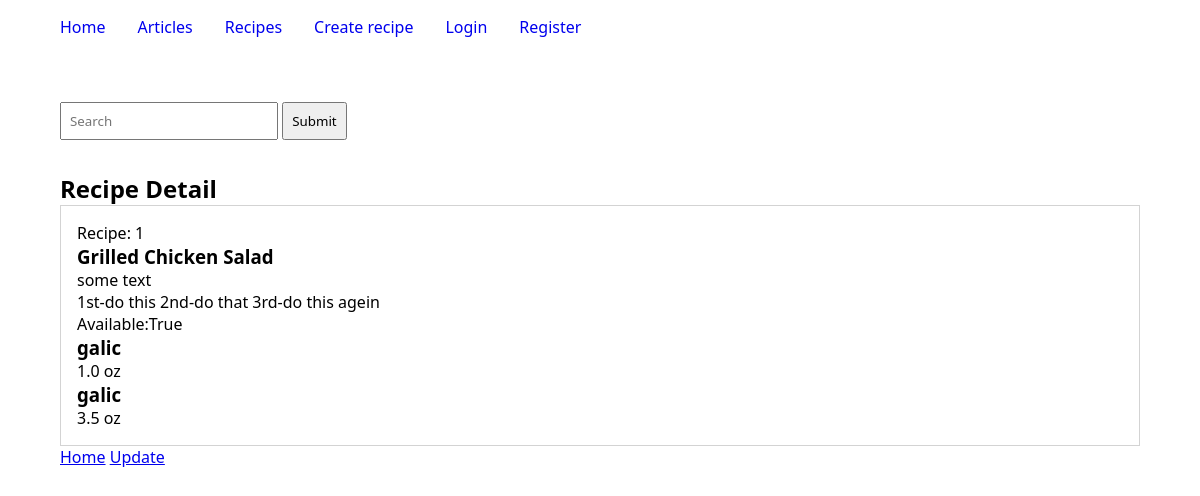
Before: /my/recipe/1/detail with the older database file.
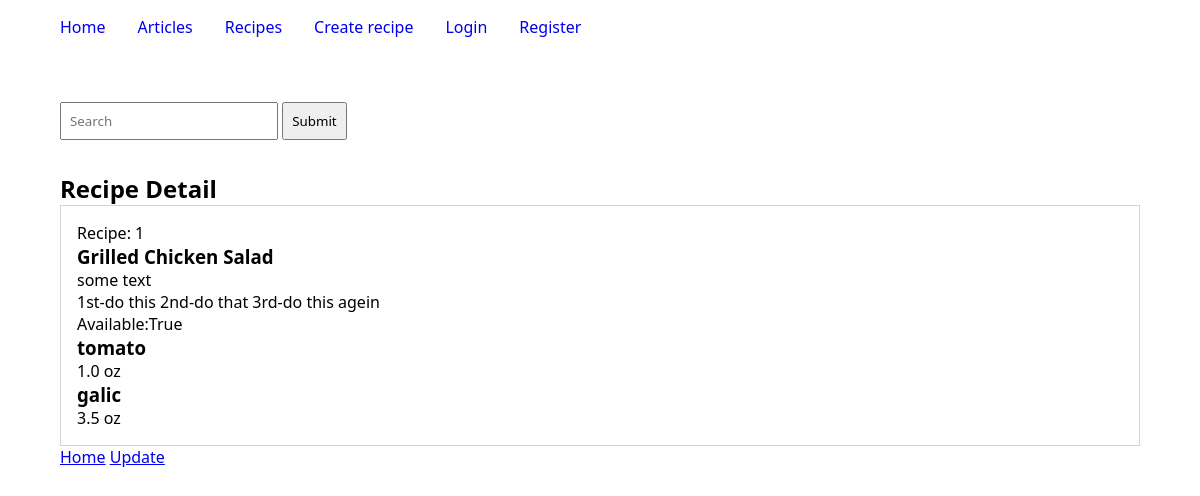
After: the same page with the newer database file.
### recipes/models.py (models this page shows, shortened)
class RecipeIngredient(models.Model):
    recipe = models.ForeignKey(Recipe, null=True, blank=True, on_delete=models.SET_NULL)
    name = models.CharField(max_length=120)
    quanity = models.CharField(max_length=120)
    unit = models.CharField(max_length=120, validators=[validate_ingredient_unit])
    created = models.DateTimeField(auto_now_add=True)
    updated = models.DateTimeField(auto_now=True)
    active = models.BooleanField(default=True)

### recipes/views.py (the view)
# urls.py: path("<int:id>/detail", recipe_detail_view, name="detail"),
def recipe_detail_view(request, id):
    recipe = get_object_or_404(Recipe, id=id)
    ingredients = recipe.recipeingredient_set.all()
    context = {"recipe": recipe}
    return render(request, "recipes/detail.html", context)

### recipes/templates/recipes/detail.html (shortened to what this page needs)
{% extends "articles/index.html" %}
{% block content %}
<Section class="main-section">
    <h2>Recipe Detail</h2>
    <div class="contents">
        <div class="content">
            <p>Recipe: {{ recipe.id }}</p>
            <h3>{{ recipe.title }}</h3>
            <p>{{ recipe.description }}</p>
            <p>{{ recipe.directions }}</p>
            <p>Available:{{ recipe.active }}</p>
            {% for ingredient in recipe.recipeingredient_set.all %}
                <h3>{{ ingredient.name }}</h3>
                <p>{{ ingredient.quanity }} <span>{{ ingredient.unit }}</span></p>
            {% endfor %}
        </div>
    </div>
    <a href="{% url 'articles:home' %}">Home</a>
    <a href="{% url 'recipes:update' recipe.id %}">Update</a>
</Section>
{% endblock content %}

Changed rows visible on the page:
changed RecipeIngredient: name "galic" → "tomato"
